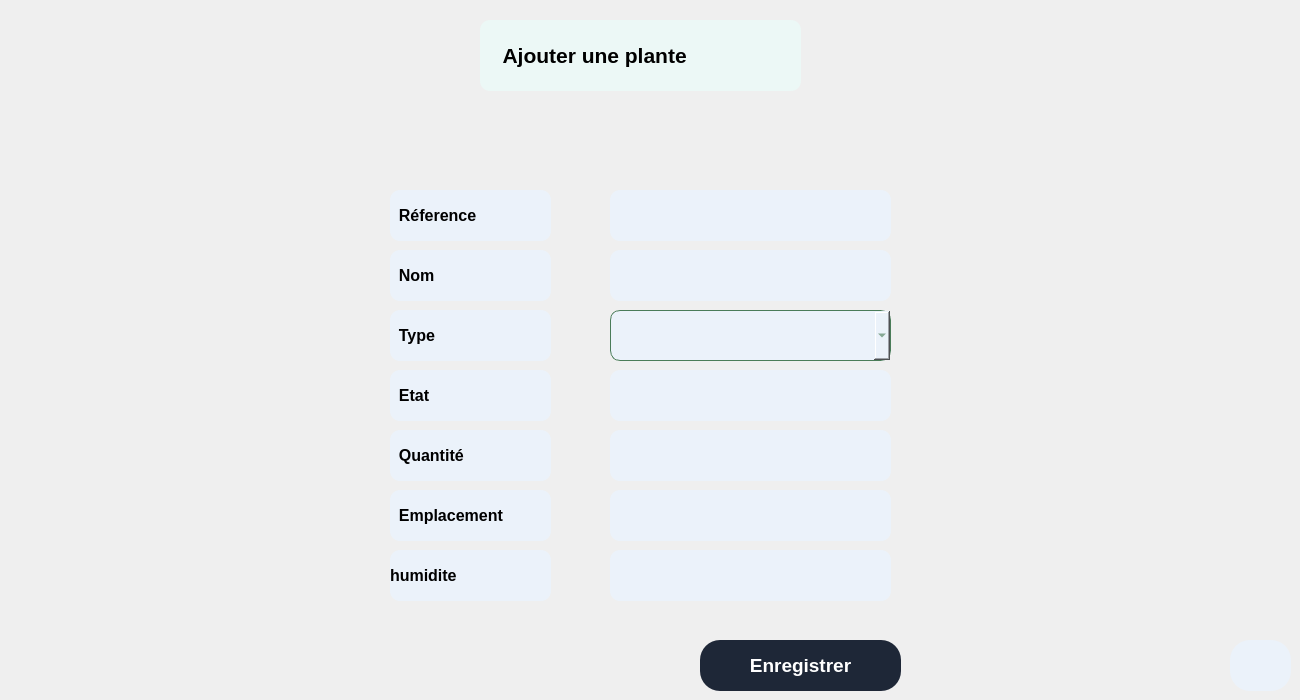
       <widget class="QWidget" name="ajoutIrrigationPage">
        <widget class="QLabel" name="label_23">
         <property name="geometry">
          <rect>
           <x>480</x>
           <y>20</y>
           <width>321</width>
           <height>71</height>
          </rect>
         </property>
         <property name="font">
          <font>
           <pointsize>16</pointsize>
           <weight>75</weight>
           <bold>true</bold>
          </font>
         </property>
         <property name="styleSheet">
          <string notr="true">QLabel{
background: #ecf8f6;
color: black;
border-radius: 10px;
}</string>
         </property>
         <property name="text">
          <string>    Ajouter une plante</string>
         </property>
        </widget>
        <widget class="QLabel" name="label_24">
         <property name="geometry">
          <rect>
           <x>390</x>
           <y>190</y>
           <width>161</width>
           <height>51</height>
          </rect>
         </property>
         <property name="font">
          <font>
           <pointsize>12</pointsize>
           <weight>75</weight>
           <bold>true</bold>
          </font>
         </property>
         <property name="styleSheet">
          <string notr="true">QLabel{
background: #EBF2FA;
color: black;
border-radius: 10px;
}</string>
         </property>
         <property name="text">
          <string>  Réference</string>
         </property>
        </widget>
        <widget class="QLineEdit" name="lineEdit_33">
         <property name="geometry">
          <rect>
           <x>610</x>
           <y>190</y>
           <width>281</width>
           <height>51</height>
          </rect>
         </property>
         <property name="font">
          <font>
           <pointsize>10</pointsize>
          </font>
         </property>
         <property name="styleSheet">
          <string notr="true">QLineEdit{
background: #EBF2FA;
color: black;
border-radius: 10px;
}</string>
         </property>
        </widget>
        <widget class="QLabel" name="label_25">
         <property name="geometry">
          <rect>
           <x>390</x>
           <y>250</y>
           <width>161</width>
           <height>51</height>
          </rect>
         </property>
         <property name="font">
          <font>
           <pointsize>12</pointsize>
           <weight>75</weight>
           <bold>true</bold>
          </font>
         </property>
         <property name="styleSheet">
          <string notr="true">QLabel{
background: #EBF2FA;
color: black;
border-radius: 10px;
}</string>
         </property>
         <property name="text">
          <string>  Nom</string>
         </property>
        </widget>
        <widget class="QLineEdit" name="lineEdit_34">
         <property name="geometry">
          <rect>
           <x>610</x>
           <y>250</y>
           <width>281</width>
           <height>51</height>
          </rect>
         </property>
         <property name="font">
          <font>
           <pointsize>10</pointsize>
          </font>
         </property>
         <property name="styleSheet">
          <string notr="true">QLineEdit{
background: #EBF2FA;
color: black;
border-radius: 10px;
}</string>
         </property>
        </widget>
        <widget class="QLabel" name="label_56">
         <property name="geometry">
          <rect>
           <x>390</x>
           <y>310</y>
           <width>161</width>
           <height>51</height>
          </rect>
         </property>
         <property name="font">
          <font>
           <pointsize>12</pointsize>
           <weight>75</weight>
           <bold>true</bold>
          </font>
         </property>
         <property name="styleSheet">
          <string notr="true">QLabel{
background: #EBF2FA;
color: black;
border-radius: 10px;
}</string>
         </property>
         <property name="text">
          <string>  Type</string>
         </property>
        </widget>
        <widget class="QLineEdit" name="lineEdit_35">
         <property name="geometry">
          <rect>
           <x>610</x>
           <y>370</y>
           <width>281</width>
           <height>51</height>
          </rect>
         </property>
         <property name="font">
          <font>
           <pointsize>10</pointsize>
          </font>
         </property>
         <property name="styleSheet">
          <string notr="true">QLineEdit{
background: #EBF2FA;
color: black;
border-radius: 10px;
}</string>
         </property>
        </widget>
        <widget class="QLabel" name="label_57">
         <property name="geometry">
          <rect>
           <x>390</x>
           <y>370</y>
           <width>161</width>
           <height>51</height>
          </rect>
         </property>
         <property name="font">
          <font>
           <pointsize>12</pointsize>
           <weight>75</weight>
           <bold>true</bold>
          </font>
         </property>
         <property name="styleSheet">
          <string notr="true">QLabel{
background: #EBF2FA;
color: black;
border-radius: 10px;
}</string>
         </property>
         <property name="text">
          <string>  Etat</string>
         </property>
        </widget>
        <widget class="QLineEdit" name="lineEdit_36">
         <property name="geometry">
          <rect>
           <x>610</x>
           <y>430</y>
           <width>281</width>
           <height>51</height>
          </rect>
         </property>
         <property name="font">
          <font>
           <pointsize>10</pointsize>
          </font>
         </property>
         <property name="styleSheet">
          <string notr="true">QLineEdit{
background: #EBF2FA;
color: black;
border-radius: 10px;
}</string>
         </property>
        </widget>
        <widget class="QLabel" name="label_58">
         <property name="geometry">
          <rect>
           <x>390</x>
           <y>430</y>
           <width>161</width>
           <height>51</height>
          </rect>
         </property>
         <property name="font">
          <font>
           <pointsize>12</pointsize>
           <weight>75</weight>
           <bold>true</bold>
          </font>
         </property>
         <property name="styleSheet">
          <string notr="true">QLabel{
background: #EBF2FA;
color: black;
border-radius: 10px;
}</string>
         </property>
         <property name="text">
          <string>  Quantité</string>
         </property>
        </widget>
        <widget class="QPushButton" name="addIrrBtn">
         <property name="geometry">
          <rect>
           <x>700</x>
           <y>640</y>
           <width>201</width>
           <height>51</height>
          </rect>
         </property>
         <property name="font">
          <font>
           <pointsize>14</pointsize>
           <weight>75</weight>
           <bold>true</bold>
          </font>
         </property>
         <property name="styleSheet">
          <string notr="true">QPushButton{
background: #1E2737;
color: white;
border-radius: 20px;
}  
QPushButton:hover
{
color: white;
background: #0FAC71;
}  </string>
         </property>
         <property name="text">
          <string>Enregistrer</string>
         </property>
        </widget>
        <widget class="QPushButton" name="backMenuIrr_14">
         <property name="geometry">
          <rect>
           <x>1230</x>
           <y>640</y>
           <width>61</width>
           <height>51</height>
          </rect>
         </property>
         <property name="font">
          <font>
           <pointsize>14</pointsize>
           <weight>75</weight>
           <bold>true</bold>
          </font>
         </property>
         <property name="styleSheet">
          <string notr="true">QPushButton{
background: #EBF2FA;
color: black;
border-radius: 20px;
}  
QPushButton:hover
{
color: white;
background: #0FAC71;
} </string>
         </property>
         <property name="text">
          <string/>
         </property>
         <property name="icon">
          <iconset resource="icon.qrc">
           <normaloff>:/icons/icon/log-out.svg</normaloff>:/icons/icon/log-out.svg</iconset>
         </property>
         <property name="iconSize">
          <size>
           <width>30</width>
           <height>30</height>
          </size>
         </property>
        </widget>
        <widget class="QLineEdit" name="lineEdit_37">
         <property name="geometry">
          <rect>
           <x>610</x>
           <y>490</y>
           <width>281</width>
           <height>51</height>
          </rect>
         </property>
         <property name="font">
          <font>
           <pointsize>10</pointsize>
          </font>
         </property>
         <property name="styleSheet">
          <string notr="true">QLineEdit{
background: #EBF2FA;
color: black;
border-radius: 10px;
}</string>
         </property>
        </widget>
        <widget class="QLabel" name="label_59">
         <property name="geometry">
          <rect>
           <x>390</x>
           <y>490</y>
           <width>161</width>
           <height>51</height>
          </rect>
         </property>
         <property name="font">
          <font>
           <pointsize>12</pointsize>
           <weight>75</weight>
           <bold>true</bold>
          </font>
         </property>
         <property name="styleSheet">
          <string notr="true">QLabel{
background: #EBF2FA;
color: black;
border-radius: 10px;
}</string>
         </property>
         <property name="text">
          <string>  Emplacement</string>
         </property>
        </widget>
        <widget class="QComboBox" name="typeCMBX_2">
         <property name="geometry">
          <rect>
           <x>610</x>
           <y>310</y>
           <width>281</width>
           <height>51</height>
          </rect>
         </property>
         <property name="styleSheet">
          <string notr="true">QComboBox{
font-family:century gothic;
background: #EBF2FA;
border:none;
color:#4A7C59;
border-radius: 10px;
border: 1px solid #4A7C59;
}</string>
         </property>
        </widget>
        <widget class="QLabel" name="label_60">
         <property name="geometry">
          <rect>
           <x>390</x>
           <y>550</y>
           <width>161</width>
           <height>51</height>
          </rect>
         </property>
         <property name="font">
          <font>
           <pointsize>12</pointsize>
           <weight>75</weight>
           <bold>true</bold>
          </font>
         </property>
         <property name="styleSheet">
          <string notr="true">QLabel{
background: #EBF2FA;
color: black;
border-radius: 10px;
}</string>
         </property>
         <property name="text">
          <string>humidite</string>
         </property>
        </widget>
        <widget class="QLineEdit" name="lineEdit_38">
         <property name="geometry">
          <rect>
           <x>610</x>
           <y>550</y>
           <width>281</width>
           <height>51</height>
          </rect>
         </property>
         <property name="font">
          <font>
           <pointsize>10</pointsize>
          </font>
         </property>
         <property name="styleSheet">
          <string notr="true">QLineEdit{
background: #EBF2FA;
color: black;
border-radius: 10px;
}</string>
         </property>
        </widget>
       </widget>
